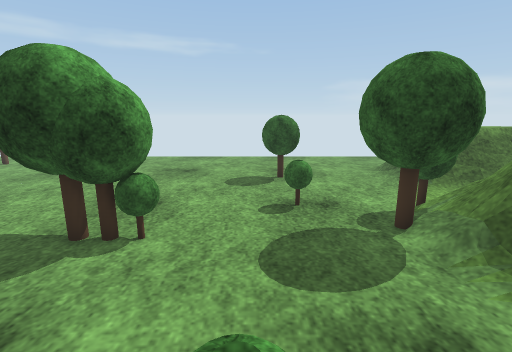
View 1 (above)

16 first-person views from a walk through a scene from a Unity 3-D project. The camera is 1.2 m above the floor, tilts 12° down and sees 85° across. The floor is counted in squares, 0.5 m on a side. Each view is taken from the middle of a square. On the plan, view 1 faces up. The plan holds only what a view shows up to about 18 squares ahead; the rest is blank. The place goes on beyond the plan. Some trees and plants on the terrain are drawn as simple stand-ins. Surface patterns are stand-ins for the level's own textures.

View 2
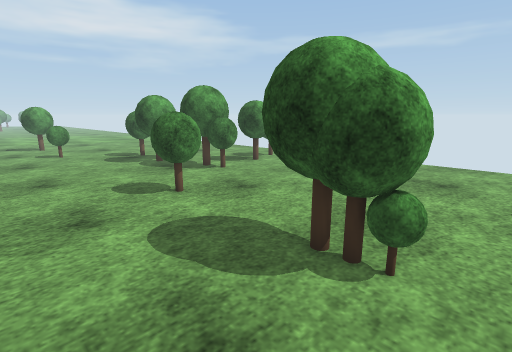

View 3
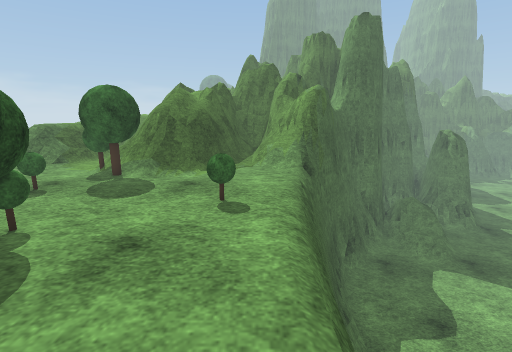

View 4
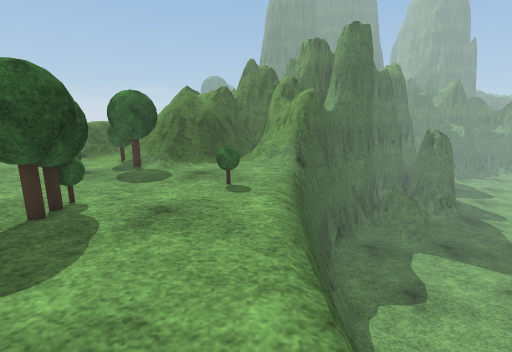

View 5
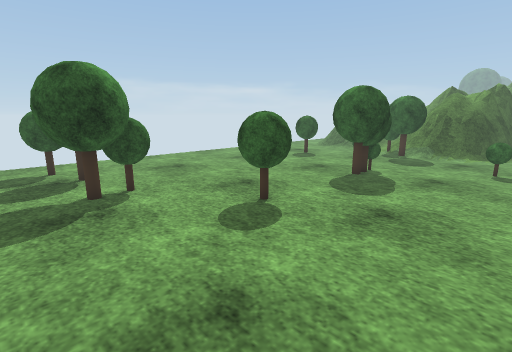

View 6
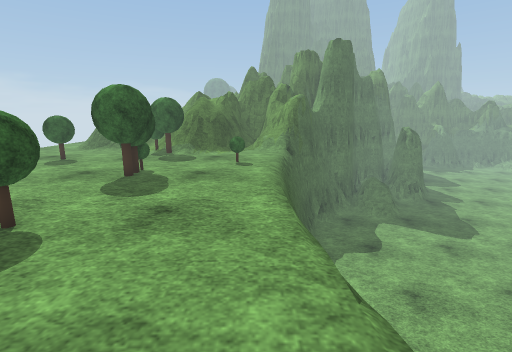

View 7
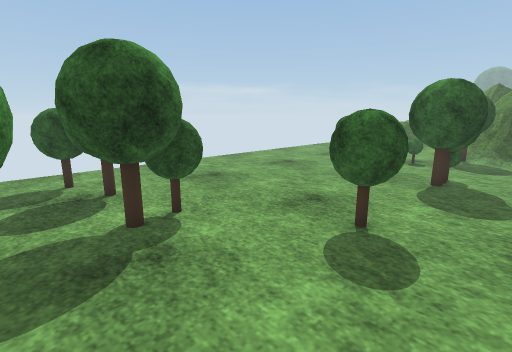

View 8
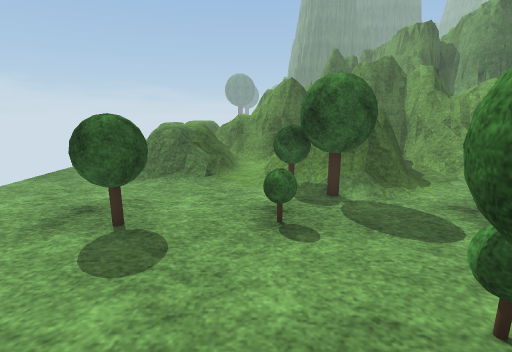

View 9
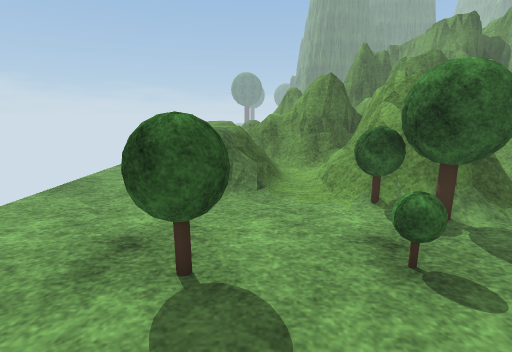

View 10
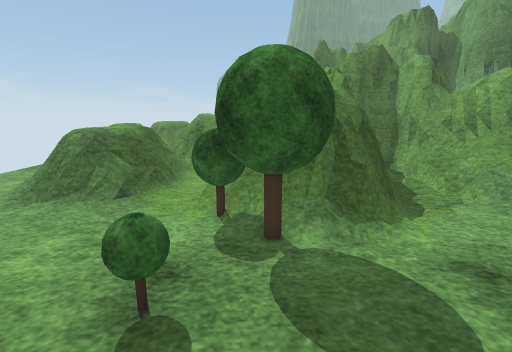

View 11
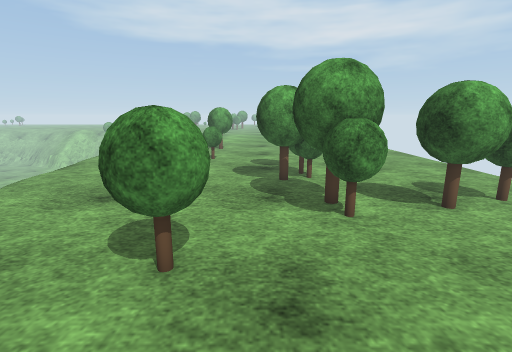

View 12
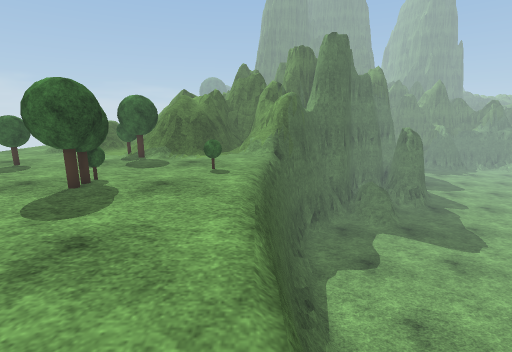

View 13
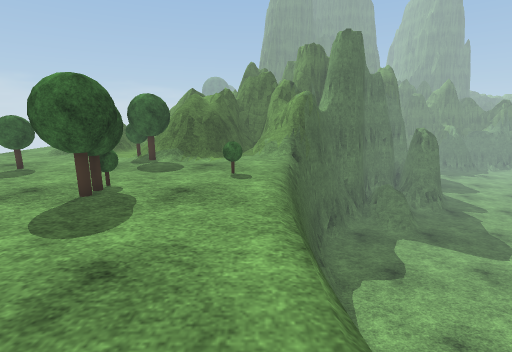

View 14
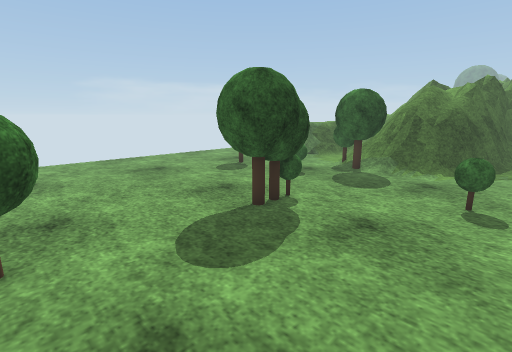

View 15
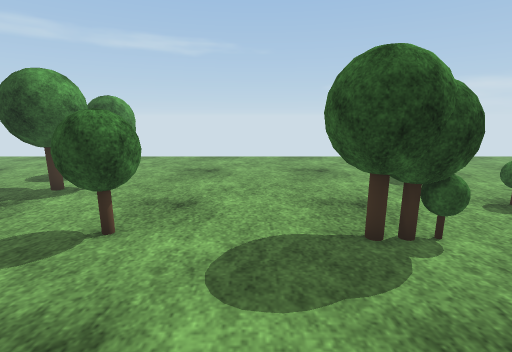

View 16
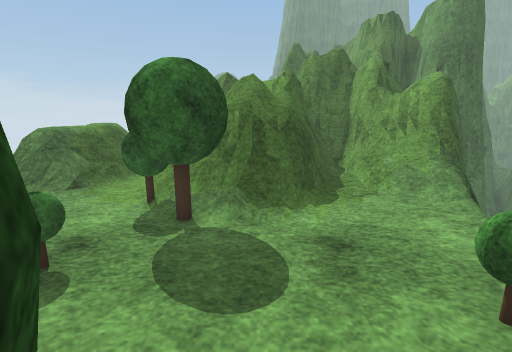

### Floor plan
Key: @ floor where view 1 was taken; # wall or solid block; . main floor; : floor 0.25 m higher than the main floor; - floor 0.25 m lower than the main floor; + floor 0.5 m higher than the main floor; * floor 0.75 m higher than the main floor; % floor 1 m higher than the main floor; _ floor 2.5 m lower than the main floor; < floor 2.75 m lower than the main floor; ( floor 3 m lower than the main floor; / step, stairs or slope; = window, fence, low wall or low ledge; ^ raised ledge; v drop or lower ground; T tree; O other object.
Columns run from 15 left of view 1 to 11 right of it. Each row starts with its distance up from view 1.
 13 ..T...................#=  =
 12 ..TT.................#=%%%=
 11 ................T....#==%%=
 10 ...T.................:+====
  9 O.TTT.....................
  8 T.........................
  7 ................T../T:+::.
  6 ......T.....T.....T/T=##==
  5 ......T....TTT....TT=^^###
  4 ...................:^####
  3 ...................:=####
  2 ....................#=#####
  1 ...............T.......#==#
  0 ...............@...../:::.#
 -1 ....................///+*%=
 -2 .. vv   ####v##vv--./++#=^#
 -3          ======#####vv%^^^^
 -4            ((((##==######
 -5            ((((((((( =###
 -6          (((((((((((((=##
 -7          ((((((((((((((==
 -8          (((((((((((((((
 -9          ((((((((((((((((
-10          ((((((((((((((/<
-11           ((((((((((((//_
-12            (((((((((((//_
-13             (((((((((((((
-14               (((((((((((
-15                ((((((((((
-16                 (((((((((
-17                   ((

Positions as (right, up) in squares from view 1, and headings:
1: (0, 0), facing up
2: (-1, 1), facing up-left
3: (-8, 0), facing right
4: (-10, 0), facing right
5: (-15, 0), facing up-right
6: (-15, 0), facing right
7: (-15, 3), facing up-right
8: (-5, 8), facing right
9: (-3, 10), facing right
10: (-2, 6), facing right
11: (-5, 7), facing left
12: (-13, -1), facing right
13: (-12, 0), facing right
14: (-9, 0), facing up-right
15: (-6, 0), facing up
16: (-3, 4), facing right
